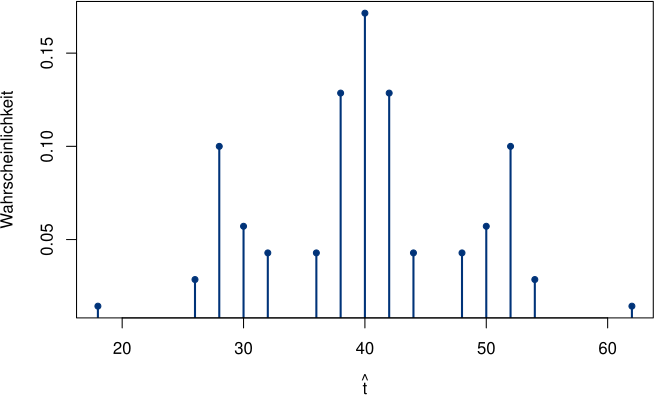

This figure's R source:
# population size
N <- 8

# variable of interest: y
y <- c(1, 2, 3, 3, 7, 8, 8, 8)

# sample size
n <- 4

# number of possible samples
number_of_samples <- choose(N, n)

# estimate of population y-total
t_hat <- colMeans(combn(y, n)) * N

# sampling distribution of t_hat
distr <- table(t_hat) / number_of_samples

# figure
pdf(file = "sampling_distr.pdf", height = 5)
    t <- as.numeric(names(distr))
    p <- as.numeric(distr)
    plot(t, p, type = "h", lwd = 2, xlab = expression(hat(t)),
        ylab = "Wahrscheinlichkeit", col = rgb(0, 51, 121,
        maxColorValue = 255))
    points(t, p, pch = 19, cex = 0.8, col = rgb(0, 51, 121,
        maxColorValue = 255))
dev.off()

# crop figure
system("pdfcrop sampling_distr.pdf sampling_distr.pdf")
